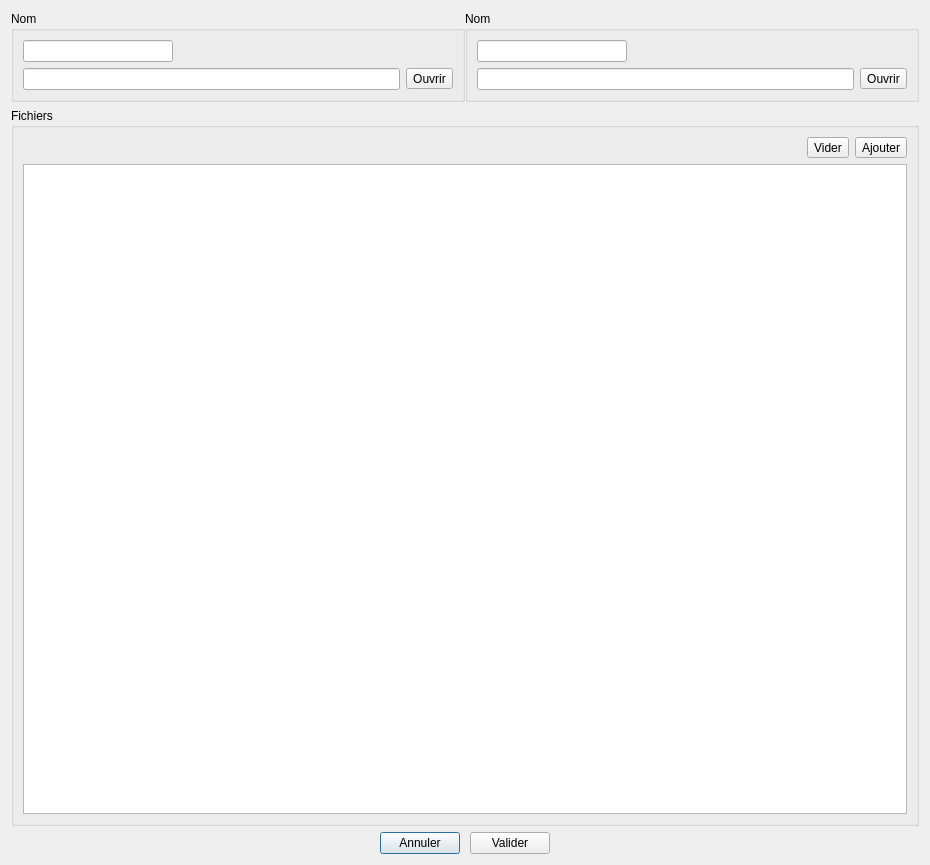
<?xml version="1.0" encoding="UTF-8"?>
<ui version="4.0">
 <class>select_dirs</class>
 <widget class="QDialog" name="select_dirs">
  <property name="geometry">
   <rect>
    <x>0</x>
    <y>0</y>
    <width>930</width>
    <height>865</height>
   </rect>
  </property>
  <property name="sizePolicy">
   <sizepolicy hsizetype="Maximum" vsizetype="Maximum">
    <horstretch>1</horstretch>
    <verstretch>1</verstretch>
   </sizepolicy>
  </property>
  <property name="windowTitle">
   <string>Dialog</string>
  </property>
  <layout class="QVBoxLayout" name="verticalLayout_2">
   <item>
    <layout class="QGridLayout" name="gridLayout">
     <property name="leftMargin">
      <number>0</number>
     </property>
     <property name="topMargin">
      <number>0</number>
     </property>
     <property name="rightMargin">
      <number>0</number>
     </property>
     <property name="bottomMargin">
      <number>0</number>
     </property>
     <property name="spacing">
      <number>0</number>
     </property>
     <item row="0" column="1">
      <widget class="QGroupBox" name="name0GroupBox">
       <property name="title">
        <string>Nom</string>
       </property>
       <layout class="QVBoxLayout" name="verticalLayout_6">
        <item>
         <layout class="QVBoxLayout" name="verticalLayout_7">
          <item>
           <widget class="QLineEdit" name="nameLe0">
            <property name="maximumSize">
             <size>
              <width>150</width>
              <height>16777215</height>
             </size>
            </property>
           </widget>
          </item>
          <item>
           <layout class="QHBoxLayout" name="horizontalLayout_5">
            <item>
             <widget class="QLineEdit" name="dir0Le"/>
            </item>
            <item>
             <widget class="QToolButton" name="open0Btn">
              <property name="text">
               <string>Ouvrir</string>
              </property>
             </widget>
            </item>
           </layout>
          </item>
         </layout>
        </item>
       </layout>
      </widget>
     </item>
     <item row="0" column="2">
      <widget class="QGroupBox" name="name1GroupBox">
       <property name="title">
        <string>Nom</string>
       </property>
       <layout class="QHBoxLayout" name="horizontalLayout_2">
        <item>
         <layout class="QVBoxLayout" name="verticalLayout_4">
          <item>
           <widget class="QLineEdit" name="nameLe1">
            <property name="maximumSize">
             <size>
              <width>150</width>
              <height>16777215</height>
             </size>
            </property>
           </widget>
          </item>
          <item>
           <layout class="QHBoxLayout" name="horizontalLayout_6">
            <item>
             <widget class="QLineEdit" name="dir1Le"/>
            </item>
            <item>
             <widget class="QToolButton" name="open1Btn">
              <property name="text">
               <string>Ouvrir</string>
              </property>
             </widget>
            </item>
           </layout>
          </item>
         </layout>
        </item>
       </layout>
      </widget>
     </item>
    </layout>
   </item>
   <item>
    <widget class="QGroupBox" name="files1GroupBox">
     <property name="title">
      <string>Fichiers</string>
     </property>
     <layout class="QVBoxLayout" name="verticalLayout_5">
      <item>
       <layout class="QHBoxLayout" name="horizontalLayout_3">
        <property name="bottomMargin">
         <number>0</number>
        </property>
        <item>
         <spacer name="horizontalSpacer_2">
          <property name="orientation">
           <enum>Qt::Horizontal</enum>
          </property>
          <property name="sizeHint" stdset="0">
           <size>
            <width>40</width>
            <height>20</height>
           </size>
          </property>
         </spacer>
        </item>
        <item>
         <widget class="QToolButton" name="clearBtn">
          <property name="text">
           <string>Vider</string>
          </property>
         </widget>
        </item>
        <item>
         <widget class="QToolButton" name="addBtn">
          <property name="text">
           <string>Ajouter</string>
          </property>
         </widget>
        </item>
       </layout>
      </item>
      <item>
       <widget class="QListWidget" name="extensionsLw"/>
      </item>
     </layout>
    </widget>
   </item>
   <item>
    <layout class="QHBoxLayout" name="horizontalLayout_4">
     <property name="spacing">
      <number>10</number>
     </property>
     <property name="bottomMargin">
      <number>0</number>
     </property>
     <item alignment="Qt::AlignRight">
      <widget class="QPushButton" name="cancelBtn">
       <property name="maximumSize">
        <size>
         <width>100</width>
         <height>16777215</height>
        </size>
       </property>
       <property name="text">
        <string>Annuler</string>
       </property>
      </widget>
     </item>
     <item alignment="Qt::AlignLeft">
      <widget class="QPushButton" name="validateBtn">
       <property name="maximumSize">
        <size>
         <width>100</width>
         <height>16777215</height>
        </size>
       </property>
       <property name="text">
        <string>Valider</string>
       </property>
      </widget>
     </item>
    </layout>
   </item>
  </layout>
 </widget>
 <tabstops>
  <tabstop>clearBtn</tabstop>
  <tabstop>addBtn</tabstop>
  <tabstop>extensionsLw</tabstop>
  <tabstop>cancelBtn</tabstop>
  <tabstop>validateBtn</tabstop>
 </tabstops>
 <resources/>
 <connections/>
</ui>
